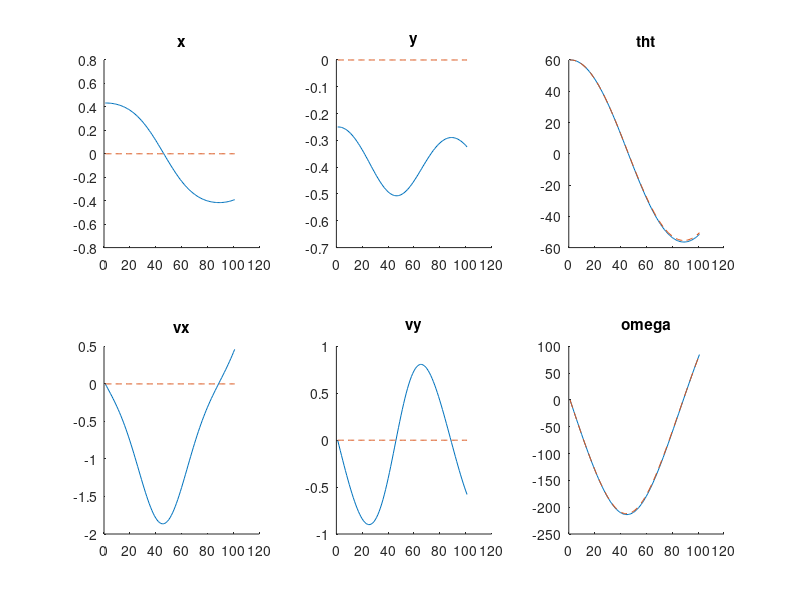
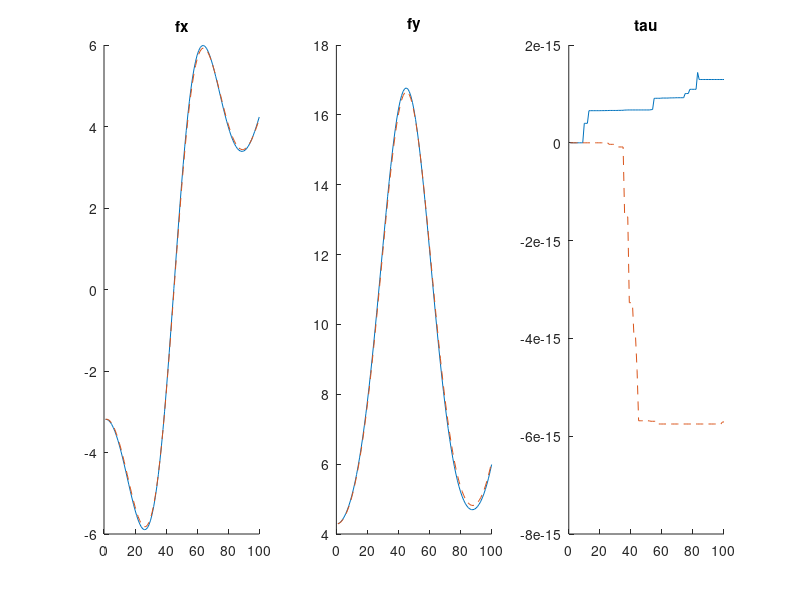
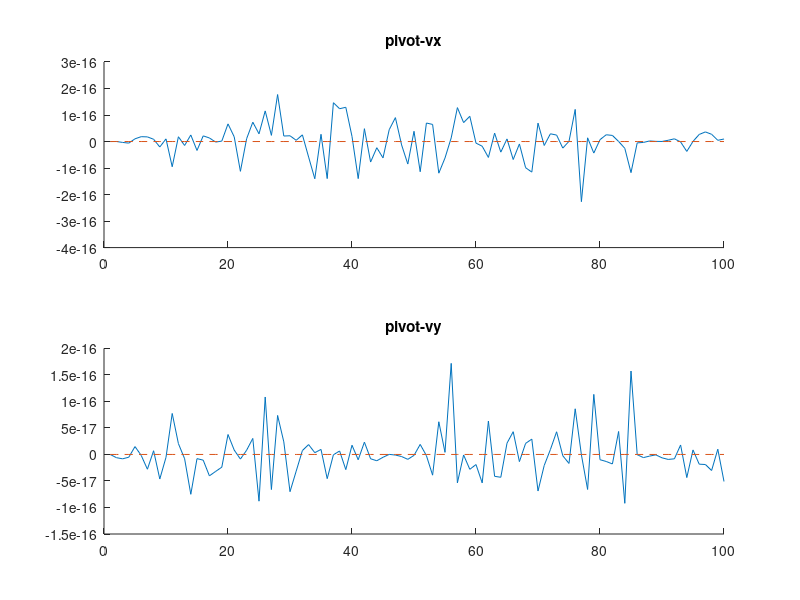

Write the MATLAB code that produced these figures, in order.
clear; clc; close all; 


constrained_pend = load('constrained_pend.mat');
constrained_pend_pivot = load('constrained_pend_pivot.mat'); 

% state
figure(1); clf;

titles = {'x', 'y', 'tht', 'vx', 'vy', 'omega'};
multiplier = [1, 1, (180/pi), 1, 1, (180/pi)];

for k = 1:6
    subplot(2, 3, k); hold on;
    plot(multiplier(k)*constrained_pend.xvec(k, :));
    plot(multiplier(k)*constrained_pend_pivot.xvec(k, :), '--');
    title(titles{k})
end

% input
figure(2); clf;
titles = {'fx', 'fy', 'tau'};
for k = 1:3
    subplot(1, 3, k); hold on;
    plot(constrained_pend.uvec(k, :));
    plot(constrained_pend_pivot.uvec(k, :), '--');
    title(titles{k})
end

% % input
% figure(3); clf;
% titles = {'fx true', 'fy true', 'tau true'};
% for k = 1:3
%     subplot(1, 3, k); hold on;
%     plot(constrained_pend.utruevec(k, :));
%     plot(constrained_pend_pivot.utruevec(k, :), '--');
%     title(titles{k})
% end

% velocity constraint
figure(4); clf;
titles = {'pivot-vx', 'pivot-vy'};
for k = 1:2
    subplot(2, 1, k); hold on;
    plot(constrained_pend.cvec(k, :));
    plot(constrained_pend_pivot.cvec(k, :), '--');
    title(titles{k});
end